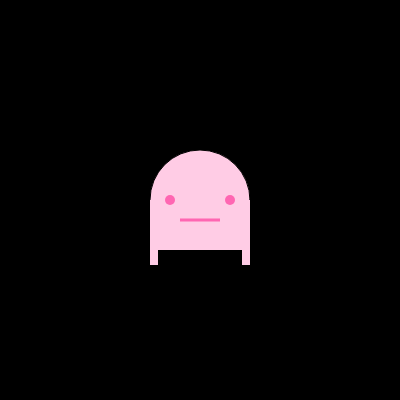
Frame 1 (no input)
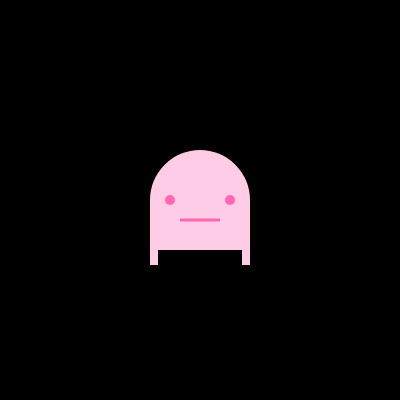
Frame 60 (no input)
Frame 120 (the mouse pressed at the canvas centre since frame 60): identical to frame 60, image omitted

The p5.js sketch that drew these frames (run headless with seeded random() and noise() and a simulated clock; from frame 60 on, the mouse is pressed at the canvas centre):

// p5.js sketch
// ── sketch.js
// Project Title
// Your Name
// Date
//
// Extra for Experts:
// - describe what you did to take this project "above and beyond"
let x = 200;
let y = 200;
let h = 100;
let w = 8;
let l = 30;

function setup() {
  createCanvas(400, 400);
}

function draw() {
  background(0);
  alien();
  movement();
  largerorsmaller();
}
// function alien(){
//   //head
//   rectMode(CENTER);
//   fill(255, 204, 229); 
//   circle(x, y, h);
//   noStroke();
//   rect(x, y+h/4,h, h/2);
//   fill(255, 204, 229);
//   rect(x-46,y+65, 8, 30); // left leg
//   rect(x+46,y+65, 8, 30); // right leg
//   fill(255, 102, 178 )
//   circle(x-30,y,10); // left eyes
//   circle(x+25,y,10); // right eyes
//   rect(x-2,y+20,40,3);
// }

function alien(){
  rectMode(CENTER);
  fill(255, 204, 229); 
  circle(x, y, h);
  noStroke();
  rect(x, y+h/4,h, h/2);
  fill(255, 204, 229);
  rect(x-46,y+h/2, w, l);
  rect(x+46,y+h/2, w, l);
  fill(255, 102, 178 );
  circle(x-30, y, 10);
  circle(x+30, y, 10);
  rect(x, y+20, 40, 3);
}

function movement(){
  if (keyCode === RIGHT_ARROW && keyIsPressed){
    x += 10;
  }
  else if(keyCode  === LEFT_ARROW && keyIsPressed){
    x-= 10; 
  }
  if (keyIsDown(UP_ARROW)){
    y-=10
  }
  if(keyIsDown(DOWN_ARROW)){
    y+=10
  }
  if (key ==="r"){
    x= width/2;
    y = height/2 ; // reset to the initial place
  }
  if (x>=width){
    x = 0;
  }
  if (x<0){
    x = width;
  }
  if (y>=height){
    y = 0;
  }
  if (y<0){
    y = height;
  }

}

function largerorsmaller(){
  if (keyIsDown(65)){
    h += 10;
    w+=10;
    l+=10;
  }
  if (key === "t"){
    h=100;
  }
  if (keyIsDown(66) && h>100 && w>8 && l>30){
    h -= 10;
    w-=10;
    l-=10;
  }
}
